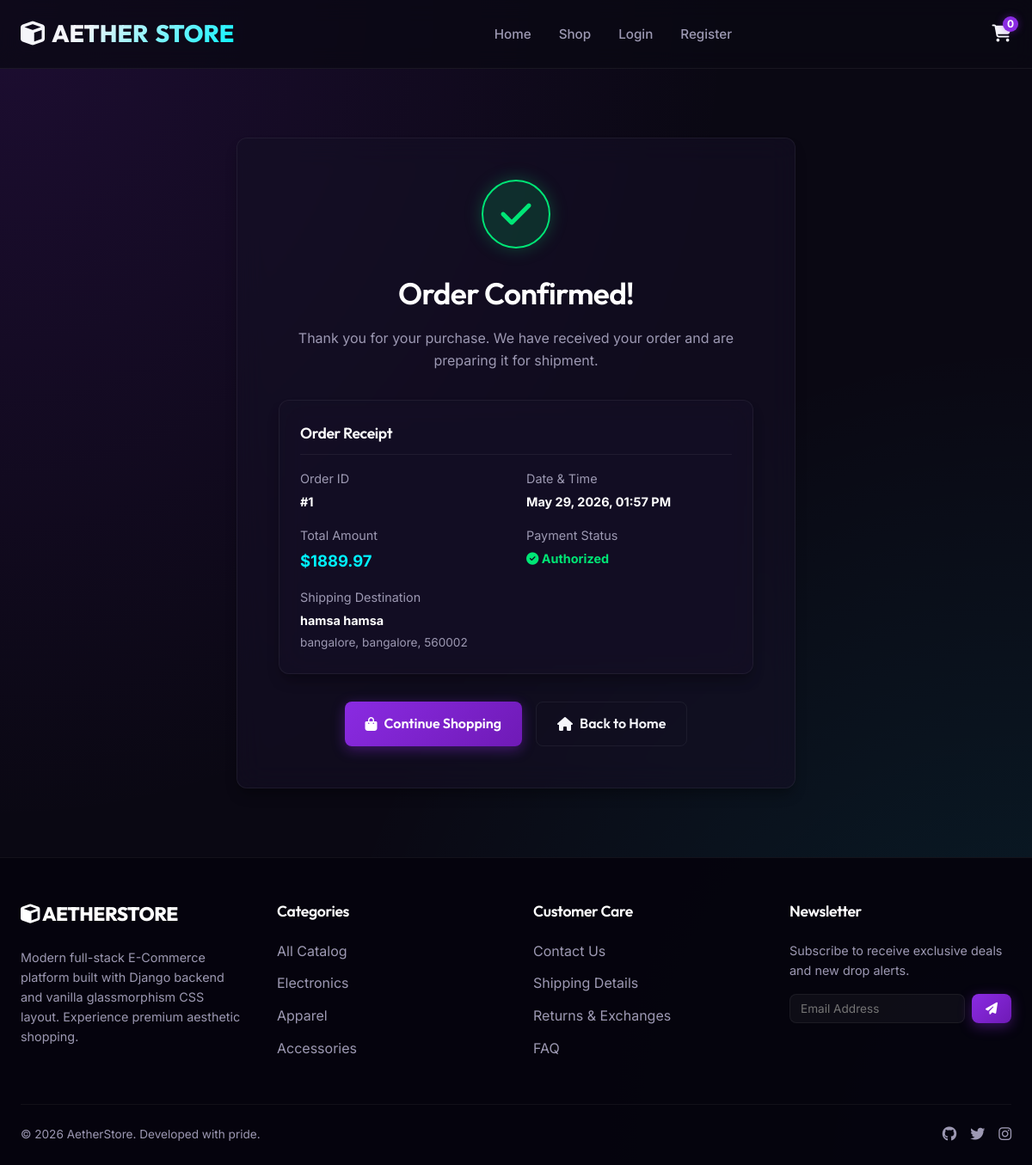
The page /order-success/1/ on the database its author committed.
### store/models.py (models this page shows, shortened)
class Order(models.Model):
    STATUS_CHOICES = (
        ('Pending', 'Pending'),
        ('Processing', 'Processing'),
        ('Shipped', 'Shipped'),
        ('Delivered', 'Delivered'),
        ('Cancelled', 'Cancelled'),
    )
    user = models.ForeignKey(User, on_delete=models.SET_NULL, null=True, blank=True, related_name='orders')
    first_name = models.CharField(max_length=50)
    last_name = models.CharField(max_length=50)
    email = models.EmailField()
    address = models.CharField(max_length=250)
    city = models.CharField(max_length=100)
    zip_code = models.CharField(max_length=20)
    total_price = models.DecimalField(max_digits=10, decimal_places=2)
    order_date = models.DateTimeField(auto_now_add=True)
    status = models.CharField(max_length=20, choices=STATUS_CHOICES, default='Pending')

### store/views.py (the view)
# urls.py: path('order-success/<int:order_id>/', views.order_success, name='order_success'),
def order_success(request, order_id):
    order = get_object_or_404(Order, id=order_id)
    return render(request, 'store/order_success.html', {'order': order})

### store/context_processors.py (called while the page is built)
def cart_processor(request):
    total_qty = 0
    if request.user.is_authenticated:
        cart_items = CartItem.objects.filter(user=request.user)
        total_qty = sum(item.quantity for item in cart_items)
    else:
        session_key = request.session.session_key
        if session_key:
            cart_items = CartItem.objects.filter(session_id=session_key)
            total_qty = sum(item.quantity for item in cart_items)
    return {'cart_count': total_qty}

### store/templates/store/order_success.html (shortened to what this page needs)
{% extends 'store/base.html' %}
{% load static %}
{% block content %}
    <div class="form-card glass-panel" style="max-width: 650px; text-align: center; padding: 48px">
        <div style="width: 80px; height: 80px; border-radius: 50%; background: rgba(0, 230, 118, 0.15); border: 2px solid var(--success); color: var(--success); display:flex; align-items:center; justify-content:center; margin: 0 auto 24px; font-size:2.5rem; box-shadow: 0 0 20px rgba(0, 230, 118, 0.25)">
            <i class="fa-solid fa-check"></i>
        </div>
        <h1 style="color:#fff; font-size:2.2rem; margin-bottom:12px">Order Confirmed!</h1>
        <p style="color:var(--text-secondary); margin-bottom:32px">Thank you for your purchase. We have received your order and are preparing it for shipment.</p>
        <div class="glass-panel" style="text-align: left; padding: 24px; margin-bottom: 32px">
            <h3 style="color:#fff; font-size:1.1rem; border-bottom:1px solid rgba(255,255,255,0.06); padding-bottom:10px; margin-bottom:16px">Order Receipt</h3>
            <div style="display:grid; grid-template-columns: 1fr 1fr; gap:16px 24px; font-size:0.9rem">
                <div>
                    <span style="color:var(--text-secondary); display:block; margin-bottom:4px">Order ID</span>
                    <strong style="color:#fff">#{{ order.id }}</strong>
                </div>
                <div>
                    <span style="color:var(--text-secondary); display:block; margin-bottom:4px">Date & Time</span>
                    <strong style="color:#fff">{{ order.order_date|date:"F d, Y, h:i A" }}</strong>
                </div>
                <div>
                    <span style="color:var(--text-secondary); display:block; margin-bottom:4px">Total Amount</span>
                    <strong style="color:var(--accent-secondary); font-size:1.15rem">${{ order.total_price }}</strong>
                </div>
                <div>
                    <span style="color:var(--text-secondary); display:block; margin-bottom:4px">Payment Status</span>
                    <strong style="color:var(--success)"><i class="fa-solid fa-circle-check"></i> Authorized</strong>
                </div>
                <div style="grid-column: 1 / span 2">
                    <span style="color:var(--text-secondary); display:block; margin-bottom:4px">Shipping Destination</span>
                    <strong style="color:#fff">{{ order.first_name }} {{ order.last_name }}</strong>
                    <div style="color:var(--text-secondary); font-size:0.85rem; margin-top:4px">{{ order.address }}, {{ order.city }}, {{ order.zip_code }}</div>
                </div>
            </div>
        </div>
        <div style="display:flex; gap:16px; justify-content:center; flex-wrap:wrap">
            <a href="{% url 'store:product_list' %}" class="btn btn-primary"><i class="fa-solid fa-bag-shopping"></i> Continue Shopping</a>
            {% if request.user.is_authenticated %}
                <a href="{% url 'store:dashboard' %}" class="btn btn-outline"><i class="fa-solid fa-table-columns"></i> View Dashboard</a>
            {% else %}
                <a href="{% url 'store:home' %}" class="btn btn-outline"><i class="fa-solid fa-house"></i> Back to Home</a>
            {% endif %}
        </div>
    </div>
{% endblock %}

### store/static/store/css/style.css (style rules this page uses)
:root { --bg-primary: #0a0813; --bg-secondary: #131026; --bg-glass: rgba(20, 16, 38, 0.6); --border-glass: rgba(255, 255, 255, 0.06); --accent-primary: #8a2be2; --accent-primary-glow: rgba(138, 43, 226, 0.4); --accent-secondary: #00f2fe; --accent-secondary-glow: rgba(0, 242, 254, 0.4); --text-primary: #f5f5fa; --text-secondary: #9d99b3; --text-muted: #625f75; --success: #00e676; --warning: #ffb300; --error: #ff1744; --font-heading: 'Outfit', sans-serif; --font-body: 'Inter', sans-serif; --shadow-sm: 0 4px 6px -1px rgba(0, 0, 0, 0.1), 0 2px 4px -1px rgba(0, 0, 0, 0.06); --shadow-md: 0 10px 15px -3px rgba(0, 0, 0, 0.3), 0 4px 6px -2px rgba(0, 0, 0, 0.05); --shadow-lg: 0 20px 25px -5px rgba(0, 0, 0, 0.5), 0 10px 10px -5px rgba(0, 0, 0, 0.04); --radius-sm: 8px; --radius-md: 12px; --radius-lg: 20px; --transition: all 0.3s cubic-bezier(0.4, 0, 0.2, 1); }
* { margin: 0; padding: 0; box-sizing: border-box; }
body { background-color: var(--bg-primary); color: var(--text-primary); font-family: var(--font-body); line-height: 1.6; overflow-x: hidden; background-image: radial-gradient(at 0% 0%, rgba(138, 43, 226, 0.15) 0px, transparent 50%), radial-gradient(at 100% 100%, rgba(0, 242, 254, 0.1) 0px, transparent 50%); background-attachment: fixed; min-height: 100vh; display: flex; flex-direction: column; }
a { color: inherit; text-decoration: none; transition: var(--transition); }
h1, h2, h3, h4, h5, h6 { font-family: var(--font-heading); font-weight: 600; letter-spacing: -0.02em; }
.glass-panel { background: var(--bg-glass); backdrop-filter: blur(16px); -webkit-backdrop-filter: blur(16px); border: 1px solid var(--border-glass); border-radius: var(--radius-md); box-shadow: var(--shadow-md); }
.btn { display: inline-flex; align-items: center; justify-content: center; padding: 12px 24px; border-radius: var(--radius-sm); font-weight: 600; font-family: var(--font-heading); cursor: pointer; transition: var(--transition); border: none; outline: none; text-align: center; gap: 8px; }
.btn-primary { background: linear-gradient(135deg, var(--accent-primary) 0%, #6f1ab6 100%); color: #fff; box-shadow: 0 4px 15px var(--accent-primary-glow); }
.btn-outline { background: transparent; border: 1px solid var(--border-glass); color: var(--text-primary); }
.form-card { max-width: 500px; margin: 40px auto; padding: 40px; }

### rows shown on the page
Order: id "1", order_date "May 29, 2026, 01:57 PM", total_price "1889.97", first_name "hamsa", last_name "hamsa", address "bangalore", city "bangalore", zip_code "560002"

### other values the page prints
{{ cart_count }} "0"
